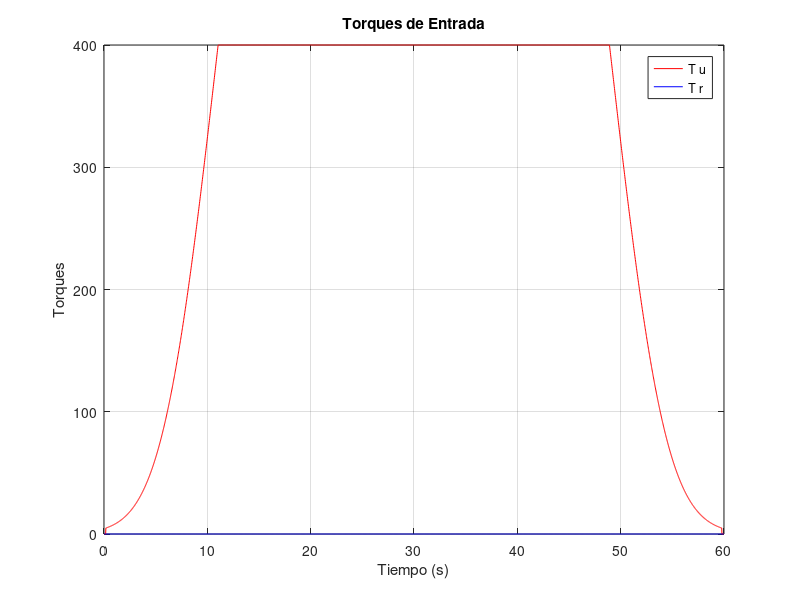
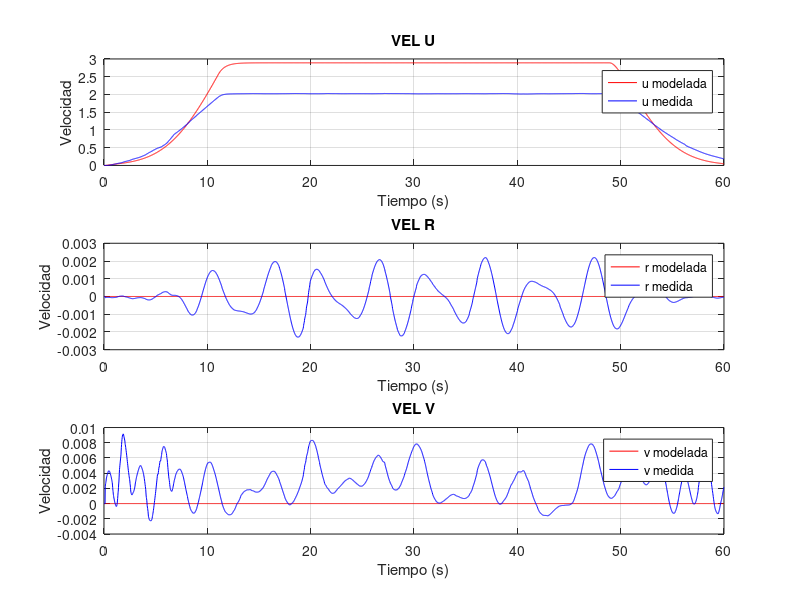

Here is the MATLAB script that generated these plots, in order: (Note: this script raises an error after producing the figures.)
clc, clear all, close all,
% Cargar los datos de torques y tiempo desde el archivo .mat
load('sim_val.mat');
load('delta_valores.mat', 'delta');

% Asignar los valores de delta a variables individuales
delta_1 = delta(1);
delta_2 = delta(2);
delta_3 = delta(3);
delta_4 = delta(4);
delta_5 = delta(5);
delta_6 = delta(6);
delta_7 = delta(7);
delta_8 = delta(8);

% Definición de matrices del sistema
M = [delta_1, 0, 0;
     0, delta_2, delta_3;
     0, delta_3, delta_4];

D = [delta_5, 0, 0;
     0, delta_6, delta_7;
     0, delta_7, delta_8];

% Condiciones iniciales de velocidad
u = zeros(length(t),1);
v = zeros(length(t),1);
r = zeros(length(t),1);
% Torques de entrada (asumimos T_v = 0, ya que solo están T_u y T_r)
T_v = zeros(length(t),1);
IM=inv(M);
% Simulación
for k = 1:length(t) - 1
    % Estado de velocidades actuales
    vel = [u(k); v(k); r(k)];
    
    % Cálculo del vector C(vel) * vel
    C = [0, 0, -delta_2 * v(k) - delta_3 * r(k);
         0, 0, delta_1 * u(k);
         delta_2 * v(k) + delta_3 * r(k), -delta_1 * u(k), 0];
     
    % Cálculo de las derivadas de velocidad usando: M * d_vel = T - C*vel - D*vel
    d_vel = IM*([T_u(k); T_v(k); T_r(k)] - C * vel - D * vel);
    
    % Integración de Euler para obtener las velocidades en el siguiente instante
    u(k + 1) = u(k) + d_vel(1) * ts;
    v(k + 1) = v(k) + d_vel(2) * ts;
    r(k + 1) = r(k) + d_vel(3) * ts;
end


figure;
plot(t, T_u, 'r', 'DisplayName', 'T u');
hold on;
plot(t, T_r, 'b', 'DisplayName', 'T r');
xlabel('Tiempo (s)');
ylabel('Torques');
title('Torques de Entrada');
legend;
grid on;


% Gráfica de los resultados en un subplot
figure;

% Subplot para la velocidad u
subplot(3, 1, 1); % 3 filas, 1 columna, 1ª gráfica
plot(t, u, 'r', 'DisplayName', 'u modelada');
hold on;
plot(t, vel_u, 'b', 'DisplayName', 'u medida');
xlabel('Tiempo (s)');
ylabel('Velocidad');
title('VEL U');
legend;
grid on;

% Subplot para la velocidad r
subplot(3, 1, 2); % 3 filas, 1 columna, 2ª gráfica
plot(t, r, 'r', 'DisplayName', 'r modelada');
hold on;
plot(t, vel_r, 'b', 'DisplayName', 'r medida');
xlabel('Tiempo (s)');
ylabel('Velocidad');
title('VEL R');
legend;
grid on;

% Subplot para la velocidad v
subplot(3, 1, 3); % 3 filas, 1 columna, 3ª gráfica
plot(t, v, 'r', 'DisplayName', 'v modelada');
hold on;
plot(t, vel_v, 'b', 'DisplayName', 'v medida');
xlabel('Tiempo (s)');
ylabel('Velocidad');
title('VEL V');
legend;
grid on;

% Ajuste de espacio entre subplots
sgtitle('Resultados de Velocidades') % Título general para todos los subplots

